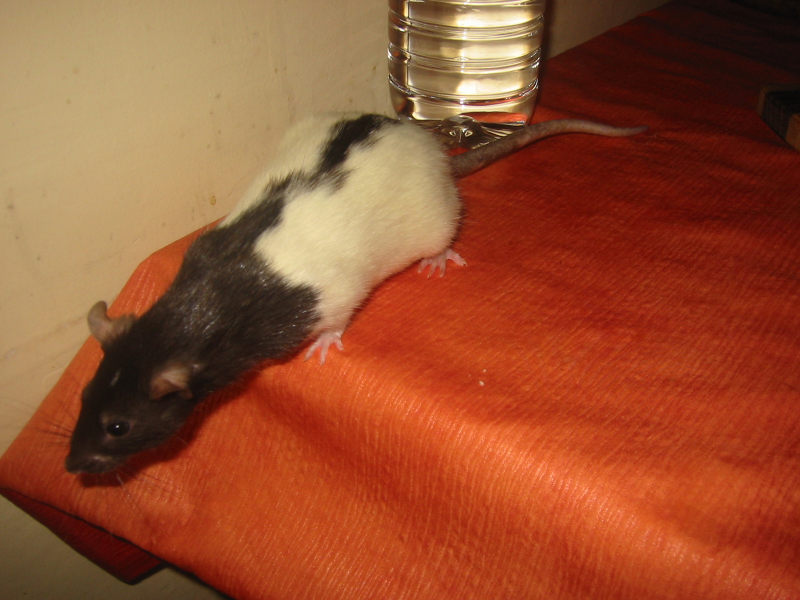
%> input picture Algorithms/sparsepr/phaserecovery/images/im1.JPG, 1600 x 1200 px (shown at 1/2 size); its folder holds only this picture in this run
$ octave example.m   (GNU Octave 9; MATLAB toolbox functions it lacks are replaced by stand-ins)
%> lines starting %> are read from the running program, lines starting %| are printed output that depends on the picture
### Algorithms/sparsepr/phaserecovery/scanline.m
function f = scanline (N)
%> called with N = 64

folder = dir ('images') ;
images_number = size(folder,1)-2 ;
title = folder(3+floor(images_number*rand(1))).name ;

im = imread(['images/',title]) ;
%> im is the input picture: size 1200x1600x3 uint8; mean R, G, B 150.4, 79.9, 48.3
im = sum(im,3)/765 ;
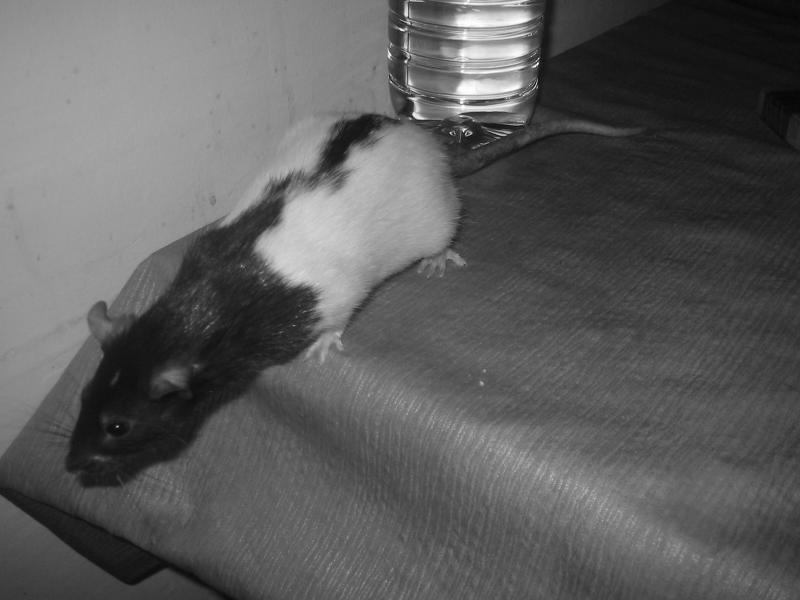
%> im: size 1200x1600 double (shown at 1/2 size); min 0.00915, max 1, mean 0.364
[m1,m2] = size(im) ;
%> m1 = 1200; m2 = 1600

f1 = im(floor(m1*rand(1))+1,:) ;

if (m2>=N)
    %f = f1(round(m2*[1:N]/N)) ;
    f1_f = fft(f1) ;
    f1_f = [f1_f(1:N-round(N/2)),f1_f(m2-round(N/2)+1:m2)] ;
    f = real(ifft(f1_f))' ;
%> f = 64 values, max 14.25 at index 42, min 2.43 at index 10, mean 8.26
else
    f1_f = fft(f1) ;
    f1_f = [f1_f(1:round(m2/2)),zeros(N-m2),f1_f(round(m2/2+1):m2)] ;
    f = real(ifft(f1_f))' ;
end

### Algorithms/sparsepr/phaserecovery/cauchy_wavelets.m
function [phi,psi] = cauchy_wavelets (N,nb_filters,p)
%> called with N = 64, nb_filters = 4, p = 5

% Creates a family of Cauchy wavelets (in Fourier domain)
% N : size of each wavelet
% nb_filters : number of wavelets
% p : exponent

lambda = 0.01;
epsilon = lambda.^(1/p) / exp(1);
m = -log(epsilon) + log(-log(epsilon));
omega = (0:N-1)*m*1.5/N ;
S = zeros(N,1);

for j=0:nb_filters-2
    psi(:,j+1) = (2^j * omega).^(p).* exp(-p*(2^j * omega-1));
    S = S + abs(psi(:,j+1).^2);
end
psi = psi ./ sqrt(max(S));

a = 0.45 ;

phi = zeros(1,N);
phi(N/2+1) = 0;
for n=N/2:-1:1
    phi(n) = phi(n+1) +(2^(nb_filters-1-a) * omega(n)).^(p) ...
        .* exp(-p*(2^(nb_filters-1-a) * omega(n)-1));
end
phi = phi ./phi(1);
phi(N/2+2:N) = fliplr(phi(2:N/2)) ;
phi = phi.' ;

### Algorithms/sparsepr/phaserecovery/create_A_matrix.m
function A = create_A_matrix (N,nb_meas,string)

% Generates the matrix associated to the considered linear application.

if (strcmp(string,'Cauchy_wavelets'))
    % Circular convolution with Cauchy wavelets.

    if (mod(nb_meas,N)~=0)
        error (['create_A_matrix : the number of measurements must ' ...
                'be a multiple of the signals size.']) ;
    end

    [phi,psi] = cauchy_wavelets (N,nb_meas/N,5) ;
    filters = [psi,phi] ;

    [x_ind,y_ind] = meshgrid([0:N-1]) ;
    indexes = 1+mod(y_ind-x_ind,N) ;
    A = [] ;
    for j=1:nb_meas/N
        filter = ifft(filters(:,j)) ;
        A = [A;filter(indexes)] ;
    end
%> `f0 = real(f0)`: f0 has the same summary as f in scanline

elseif (strcmp(string,'Cauchy_wavelets_non_circ'))

    % Convolution with Cauchy wavelets.
    % It is non circular : the signal is implicitly lengthened by
    % zero to the left and to the right.

    if (mod(nb_meas,N)~=0)
        error (['create_A_matrix : the number of measurements must ' ...
                'be a multiple of the signals size.']) ;
    end

    [phi,psi] = cauchy_wavelets (N,nb_meas/N,5) ;
    filters = [psi,phi] ;

    [x_ind,y_ind] = meshgrid([0:N-1]) ;
    indexes = N+1+y_ind-x_ind ;
    A = [] ;
    for j=1:nb_meas/N
        filter = ifft(filters(:,j)) ;
        double_filter = [zeros(N/2,1) ; filter(N/2+1:N) ; ...
                         filter(1:N/2) ; zeros(N/2,1)] ;
        A = [A ; double_filter(indexes)] ;
    end

elseif (strcmp(string,'Cauchy_wavelets_oversampled'))

    % Convolution with Cauchy wavelets, oversampled by a factor 2.

    if (mod(nb_meas,2*N)~=0)
        error (['create_A_matrix : the number of measurements must ' ...
                'be a multiple of the double of the signals size.']) ;
    end

    [phi,psi] = cauchy_wavelets (N,nb_meas/(2*N),5) ;
    filters = [[psi;zeros(N,nb_meas/(2*N)-1)], ...
               [phi(1:N/2);zeros(N,1);phi(N/2+1:N)]] ;

    [x_ind,y_ind] = meshgrid([0:N-1],[0:2*N-1]) ;
    indexes = mod(y_ind-2*x_ind,2*N)+1 ;
    A = [] ;
    for j=1:nb_meas/(2*N)
        filter = ifft(filters(:,j)) ;
        A = [A ; filter(indexes)] ;
    end

elseif (strcmp(string,'Gaussian_random_filters'))

    % Fourier transform after multiplication by a gaussian random
    % filter.

    if (mod(nb_meas,N)~=0)
        error (['create_A_matrix : the number of measurements must ' ...
                'be a multiple of the signals size.']) ;
    end

    filters = randn(N,nb_meas/N) + i*randn(N,nb_meas/N) ;

    A = [] ;
    TF = exp(-2*pi*i/N*[0:(N-1)]'*[0:(N-1)]) ;
    for j=1:nb_meas/N
        F = ones(N,1)*filters(:,j).' ;
        A = [A ; F.*TF] ;
    end

elseif (strcmp(string,'Binary_random_filters'))

    % Fourier transform after multiplication by a binary random
    % filter.
    % The filters are such that there is no point of the entry
    % signal which every filter multiplies by zero.

    if (mod(nb_meas,N)~=0)
        error (['create_A_matrix : the number of measurements must ' ...
                'be a multiple of the signals size.']) ;
    end

    filters = +(rand(N,nb_meas/N)<0.5) ;
    always_zero = find(prod(1-filters,2)) ;
    indexes_to_change = always_zero + ...
        N * floor(nb_meas/N*rand(size(always_zero))) ;
    filters(indexes_to_change) = 1 ;

    A = [] ;
    TF = exp(-2*pi*i/N*[0:(N-1)]'*[0:(N-1)]) ;
    for j=1:nb_meas/N
        F = ones(N,1)*filters(:,j).' ;
        A = [A ; F.*TF] ;
    end

elseif (strcmp(string,'Gaussian_measurements'))

    % Gaussian random measurements

    A = randn(nb_meas,N) + i*randn(nb_meas,N) ;

else

    error(['create_A_matrix : ', string , ' is not a valid option.']) ;

end

### Algorithms/sparsepr/phaserecovery/relax.m
function [M,G] = relax (A,b,a_priori)

% Calculates the matrix M associated to the relaxed problem.
% The maxcut algorithm will return the minimizor of Tr(MX).

% The matrix G expands a vector of phases whose coefficients at
% which phases are known to be equal have been merged.
% Reason : when some phases are known, b is given with these known
% phases. One thus has to reconstruct a vector of phases, whose
% coefficients at the known places are all equal, to 1. So these
% coefficients are merged and only one is reconstructed for all of
% them. After reconstruction, the matrix G will be used to recover
% all coefficients from the calculated ones.

n = size(A,1) ; % Number of measurements
N = size(A,2) ; % Size of signal

G = eye(n) ;
G(a_priori.known_indexes,a_priori.known_indexes) = 1 ;
for k=1:n
    k_equals = find(G(k,:)) ;
    G(:,k_equals(2:end)) = [] ;
end
%> `[M,G] = relax(A,b,a_priori) ;`:
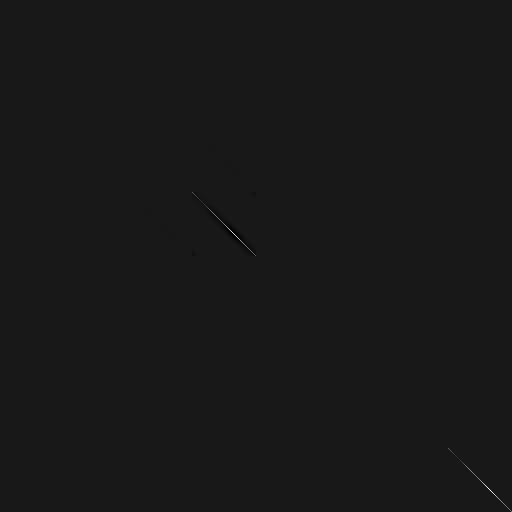
%> M: size 512x512 double; min -16.65, max 158.6, mean 0; drawn with min black and max white
%> `[M,G] = relax(A,b,a_priori) ;`:
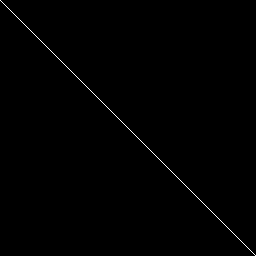
%> G: size 256x256 double; values 0 (black) and 1 (white), 0.39% white in thin lines or dots

if a_priori.sym
    S = [eye(N/2);fliplr(eye(N/2))] ;
    A = A*S ;
end

if a_priori.real
    Ar = [real(A);imag(A)] ;
    Ar_dag = pinv(Ar,1e-10) ;
    Br = [diag(real(b)),-diag(imag(b)) ;
          diag(imag(b)),diag(real(b))] ;
    Gr = [G,zeros(size(G));zeros(size(G)),G] ;
    M = (Ar*Ar_dag-eye(2*n))*Br*Gr ;
    M = M'*M ;
else
    A_dag = pinv(A,1e-10) ;
    M = (A*A_dag-eye(n))*diag(b)*G ;
    M = M'*M ;
end

### Algorithms/sparsepr/phaserecovery/rec_maxcut.m
function [X,phases] = rec_maxcut (M,a_priori,opts)

% X is the maximizer of the convex problem
% phases is the projection of X's main eigenvector onto the set of
%      vectors whose coefficients are all unitary complexes.
% opts is facultative ; it may contain :
%      digits : precision
%      disp : 0 to prevent the computer from displaying information

n = size(M,1) ;
%> n = 512
if a_priori.real ; n = n/2 ; end
%> after `n = n/2`: n = 256

warning('off') ;

if (nargin<3) ; opts = [] ; end
X = rec_maxcut_impl (M,a_priori,opts) ;           % Solve

[phases,d] = eigs(X,1,'lm',struct('disp',0)) ;    % Get main eigenvector
phases = phases(1:n) + i*phases(n+1:2*n) ;
phases = phases + (abs(phases)<10^(-4)) ;
phases = phases./abs(phases) ;             % Renormalize

if not(a_priori.real)
    X = (X(1:n,1:n)+X(n+1:2*n,n+1:2*n) + ...
         i*(-X(1:n,n+1:2*n)+X(n+1:2*n,1:n))) ...
        /2 ;
end

### Algorithms/sparsepr/phaserecovery/rec_maxcut_impl.m
function X = rec_maxcut_impl (M,a_priori,opts)
%> called with opts = []

% Solves the problem :
%   Find max(Trace(MX)) s.t. X >= 0, diag(X)=1
% The dual problem is :
%   Find min(scal(y,ones)) s.t. M <= Diag(y)
% The method is as described in "An interior-point method for
% semidefinite programming", by Helmberg, Rendl, Vanderbei and
% Wolkowicz and follows the code reproduced on page 21.

% Display
if (nargin>2) && (isfield(opts,'disp'))
    disp_b = opts.disp ;
else
    disp_b = 1 ;
end

% Precision
if (nargin>2) && (isfield(opts,'digits'))
    digits = opts.digits ;
else
    digits = 6 ;
end

if a_priori.real
    n = size(M,1)/2 ;
%> n = 256
else
    % Come down to the case where M is real
    n = size(M,1) ;
    M = [real(M),-imag(M) ; imag(M),real(M)] ;
end

Mscale = norm(M) ;
%> Mscale = 158.6
b = ones(n,1);            % Any b>0 works just as well

% Initial admissible values for primal and dual problems
X = eye(2*n) ;
if a_priori.real ; X = X/2 ; end
ybuf = sum(abs(M))' * 1.1 ;
%> ybuf = 512 values, max 342.8 at index 234, min 0.0113 at index 302, mean 32.77
mbuf = max(ybuf) ; ybuf = ybuf+0.01*mbuf ; % To avoid problems if
%> after `mbuf = max(ybuf)`: mbuf = 342.8
%> after `ybuf = ybuf+0.01*mbuf`: ybuf = 512 values, max 346.3 at index 234, min 3.44 at index 302, mean 36.2
                                           % some coefficients of M
                                           % are zero

if a_priori.real                           % initial y
    y = ybuf(1:n)+ybuf(n+1:2*n) ;
%> y = 256 values, max 524.2 at index 234, min 6.88 at index 46, mean 72.4
else
    y = ybuf(1:n) ;                        % only half of y,
                                           % because of symmetries
end
Z = diag([y;y]) - M ;

if a_priori.real                           % initial dual
    phi = b'*y ;
%> phi = 18533.7
else
    phi = 2*b'*y ;
end
psi = M(:)' * X(:) ;                       % and primal costs
%> psi = -4525.7
mu = Z(:)'*X(:)/(4*n) ;                    % initial complementarity
%> mu = 22.52

iter = 0 ;                                 % iteration count

if disp_b
    disp(['iter    alphap  alphad    gap       lower      ' ...
          'upper     digit']); drawnow ;
end

while phi-psi > max([1,Mscale]) * 10^(-digits)

    % Start a new iteration
    iter = iter + 1 ;

    [U,S,V] = svd(Z) ;
    Zi = V*diag(diag(S).^(-1))*U' ;
    Zi = (Zi + Zi')/2 ;
    Zi_diag = diag(Zi) ;
    Zi_diag = Zi_diag(1:n)+Zi_diag(n+1:2*n) ;
    Hm = X.*Zi ;
    Hm = Hm(1:n,:) + Hm(n+1:2*n,:) ; Hm = Hm(:,1:n) + Hm(:,n+1:2*n) ;
    dy =  Hm \ (mu * Zi_diag - b) ;       % Solve for dy
    dZ =  diag ([dy;dy]) ;
    dX = - Zi * dZ * X + mu * Zi - X ;    % Back substitute for dX
    dX = (dX + dX') / 2 ;

    % Line search on primal
    alphap = 1;                                % initial steplength
    [dummy,posdef] = chol( X + alphap * dX );  % test if pos.def
    while posdef > 0,
        alphap = alphap * .7;
        [dummy,posdef] = chol( X + alphap * dX );
    end ;
    alphap = alphap * .98 ;                    % stay away from boundary
    % Line search on dual
    alphad = 1;                                % initial steplength
    [dummy,posdef] = chol( Z + alphad * dZ );
    while posdef > 0;
        alphad = alphad * .7;
        [dummy,posdef] = chol( Z + alphad * dZ );
    end;
    alphad = alphad * .98 ;

    % Update
    X = X + alphap * dX;
    y = y + alphad * dy;
    Z = Z + alphad * dZ;
    mu = X(:)' * Z(:) / (4*n) ;
    if alphap + alphad > 1.8, mu = mu/2 ; end ; % Speed up for long steps
    if a_priori.real
        phi = b'*y ;
    else
        phi = 2*b'*y ;
    end
    psi = M(:)' * X(:) ;

    % Display iteration count
    if disp_b && (mod(iter,10)==0)
        fprintf('%2.0f\t%.3f\t%.3f\t  %.1e   %.1e   %.1e   %.1e\n',iter,alphap, ...
                alphad,(phi-psi),psi,phi, ...
                -log((phi-psi)/max(1,Mscale))/log(10)) ;
    end

end      % End of main loop

### Algorithms/sparsepr/phaserecovery/create_function.m
function f0 = create_function(N,string)

% Generates a test signal of size N

if strcmp(string,'Gaussian_noise')

    f0 = randn(N,1) + i*randn(N,1) ;

elseif strcmp(string,'Uniform_noise')

    f0 = 2 * (rand(N,1) + i*rand(N,1)) - (1 + i) ;

elseif strcmp(string,'Sinusoids')

    f0_fourier = zeros(N,1) ;
    while (sum(abs(f0_fourier))<1)
        f0_fourier = rand(N,1)<0.05 ;
        f0 = ifft(f0_fourier.*exp(2*pi*i*rand(N,1))) ;
    end

elseif strcmp(string,'Scan-line')

    f0 = scanline(N) + i*scanline(N) ;

else

    error(['create_function : ', string , ' is not a valid option.']) ;

end

### Algorithms/sparsepr/phaserecovery/example.m
clear all ;

N = 2^6 ; % Size of the signal
nb_meas = 4*N ; % Number of measurements
nb_its_gs = 3000 ;

string_filters = 'Cauchy_wavelets' ; % Name of the filters
string_function = 'Scan-line' ; % Name of the test function
                                     % See files
                                     % 'create_function.m' and
                                     % 'create_A_matrix' for a list
                                     % of admissible names.

% Define the function to reconstruct
f0 = create_function (N,string_function) ;
% Define the matrix associated with the filters
A = create_A_matrix (N,nb_meas,string_filters) ;

% Additional information about the signal to reconstruct
a_priori.real = true ; % The signal is real
a_priori.sym = false ; % The signal is symmetric
a_priori.known_indexes = [] ; % Indexes where the phases are known
                              % For wavelet transform / random
                              % filters, if the phase corresponding
                              % to the last wavelet / filter is
                              % known, replace [] by :
                              % [nb_meas-N+1:nb_meas]

% Make the signal compatible with the a priori informations
if a_priori.real, f0 = real(f0) ; end ;
if a_priori.sym, f0 = 0.5*(f0+flipud(f0)) ; end ;

% Indexes where the phase is unknown
mod_indexes = [1:nb_meas] ;
mod_indexes(a_priori.known_indexes) = [] ;
% Calculate the moduli
b = A*f0 ;
b(mod_indexes) = abs(b(mod_indexes)) ;

% Construct the relaxation matrix (see file relax.m for details)
[M,G] = relax(A,b,a_priori) ;

% Apply the maxcut algorithm
%> (the run ends here)
